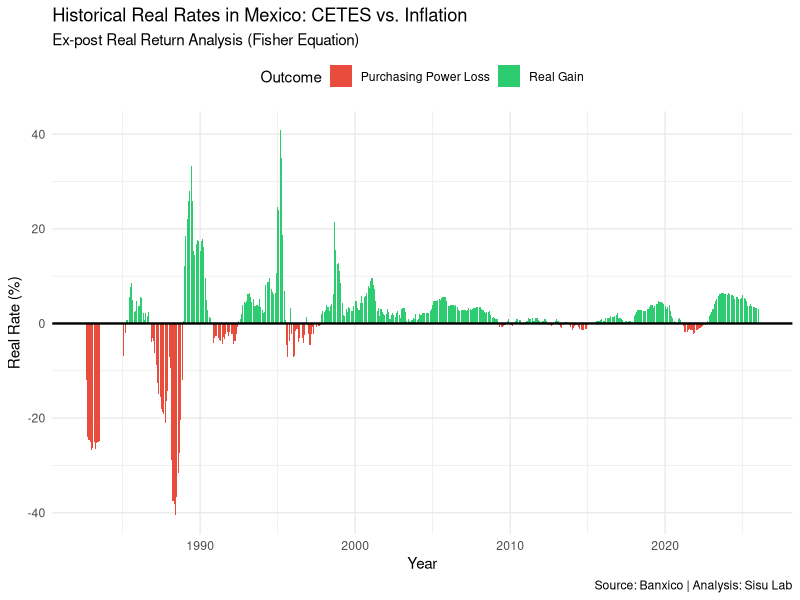

Here is the R script that generated this plot:
# -----------------------------------------------------------------------------
# Script: MX_Real_Rates_Analysis.R
# Project: The Real Rate Shield (Sisu Lab)
# Objective: Calculate historical Real Interest Rates in Mexico (CETES vs CPI)
# Author: Sisu Lab
# -----------------------------------------------------------------------------

# --- SETUP & LIBRARIES ---
# Note: Uncomment the install lines only if you don't have the packages.
# install.packages("tidyverse")
# install.packages("lubridate")

library(tidyverse)
library(lubridate)
library(readr)

# --- STEP 1: LOAD RAW DATA ---
# Important: Banxico data usually includes ~17 header lines. We skip them.
# Ensure your CSV files are in a folder named 'data' inside your project directory.

# Loading CETES (Treasury Certificates) and CPI (Consumer Price Index / INPC)
# Note: Using 'latin1' encoding to handle special characters in Spanish source files.
raw_cetes <- read_csv("./data/cetes_historico.csv", 
                      skip = 17, col_names = FALSE, locale = locale(encoding = "latin1"))

raw_cpi   <- read_csv("./data/inpc_historico.csv", 
                      skip = 17, col_names = FALSE, locale = locale(encoding = "latin1"))

# --- STEP 2: DATA CLEANING & PROCESSING ---

# 2.1 Clean CETES (Nominal Rates)
cetes_clean <- raw_cetes %>%
  select(X1, X2) %>%
  rename(date = X1, rate = X2) %>%
  
  # CRITICAL STEP: Convert text to numeric
  # This forces "N/E" (Not Existent) values into NAs. Warnings are expected.
  mutate(rate = as.numeric(rate)) %>% 
  mutate(date = dmy(date)) %>%
  
  # Filter out empty rows or parsing errors
  filter(!is.na(date), !is.na(rate)) %>% 
  
  # Standardize dates to the first day of the month for merging
  mutate(month_date = floor_date(date, "month")) %>%
  
  # Aggregate weekly auctions into a monthly average
  group_by(month_date) %>%
  summarise(nominal_rate = mean(rate, na.rm = TRUE))

print("--- PREVIEW: Monthly Nominal Rates (CETES) ---")
print(head(cetes_clean))

# 2.2 Clean CPI (Inflation Data)
cpi_clean <- raw_cpi %>%
  select(X1, X2) %>%
  rename(date = X1, cpi_value = X2) %>%
  
  # Type conversion and date parsing
  mutate(cpi_value = as.numeric(cpi_value)) %>% 
  mutate(date = dmy(date)) %>%
  filter(!is.na(date), !is.na(cpi_value)) %>%
  
  # Standardize to month
  mutate(month_date = floor_date(date, "month")) %>%
  arrange(month_date) %>%
  
  # CALCULATION: Year-over-Year (YoY) Inflation
  # Formula: (Current CPI / CPI 12 months ago) - 1
  mutate(inflation_yoy = (cpi_value / lag(cpi_value, 12) - 1) * 100) %>%
  
  # Remove the first 12 months (since lag calculation produces NAs)
  filter(!is.na(inflation_yoy)) %>%
  select(month_date, inflation_yoy)

print("--- PREVIEW: Clean CPI & Inflation Data ---")
print(head(cpi_clean))


# --- STEP 3: MERGE DATASETS ---
# Inner join keeps only the periods where we have both Rate and Inflation data
final_data <- inner_join(cetes_clean, cpi_clean, by = "month_date")


# --- STEP 4: REAL RATE CALCULATION (FISHER EQUATION) ---
# Exact Formula: r = ((1 + i) / (1 + π)) - 1
# Where: i = Nominal Rate, π = Inflation
final_data <- final_data %>%
  mutate(
    real_rate = ((1 + nominal_rate/100) / (1 + inflation_yoy/100) - 1) * 100,
    
    # Status Label for Visualization
    return_status = ifelse(real_rate > 0, "Real Gain", "Purchasing Power Loss")
  )

print("--- FINAL DATASET ---")
print(head(final_data))


# --- STEP 5: VISUALIZATION ---
ggplot(final_data, aes(x = month_date, y = real_rate)) +
  
  # Bars colored by status
  geom_col(aes(fill = return_status), width = 25) + 
  
  # Baseline at 0%
  geom_hline(yintercept = 0, color = "black", size = 0.8) +
  
  # Custom Colors: Green for Gain, Red for Loss
  scale_fill_manual(values = c(
    "Real Gain" = "#2ecc71", 
    "Purchasing Power Loss" = "#e74c3c"
  )) +
  
  # Professional Labeling
  labs(
    title = "Historical Real Rates in Mexico: CETES vs. Inflation",
    subtitle = "Ex-post Real Return Analysis (Fisher Equation)",
    x = "Year",
    y = "Real Rate (%)",
    fill = "Outcome",
    caption = "Source: Banxico | Analysis: Sisu Lab"
  ) +
  
  # Clean Theme
  theme_minimal() +
  theme(legend.position = "top")